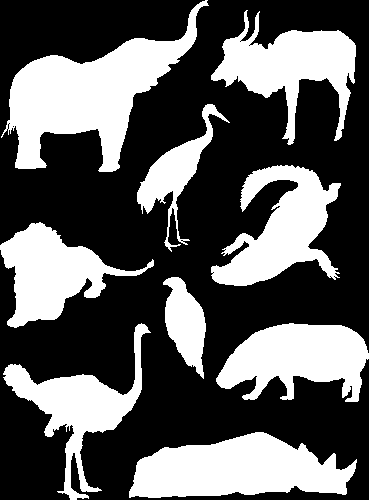
#> input picture practicasExtra/animales.png, 369 x 500 px
$ jupyter execute Bueno_1.ipynb
#> lines starting #> are read from the running program, lines starting #| are printed output that depends on the picture; after the words box and inside, x2 and y2 are one past the last pixel; in counts of white or black regions, pixels touching at a corner belong together
#> further down, imagen is the input picture: PIL image 369x500 1; 35.9% white; 9 white regions, largest, box (x1, y1, x2, y2) and area: (1, 0, 209, 172) 13146, (129, 432, 357, 498) 10201, (211, 165, 341, 286) 7951
[cell 1]
import numpy as np # importar libreria
from matplotlib import pyplot as plt

#Libreria de imagenes
from PIL import Image #Libreria de procesamiento de imagenes
import cv2
from skimage import measure

def procesado(img):


        fig1, ax1 = plt.subplots() #figura 2
        im = ax1.imshow(img)
        y = np.array(range(0))
        ax1.plot(y)
        img = Image.open("animales.png").convert('L')

        pix_val=list(img.getdata())
#> pix_val = 184500 items
        print("Maximo= ", np.max(pix_val))
#| Maximo=  255
        print("Minimo= ", np.min(pix_val))
#| Minimo=  0
        img=np.array(img)
        [n,m]=img.shape
#> n = 500; m = 369
        print(n)
#| 500
        print(m)
#| 369

        # plt.imshow(bw_img,cmap='gray')
        umbral,img_bin=cv2.threshold(img,0,255,cv2.THRESH_BINARY+cv2.THRESH_OTSU)
#> umbral = 0
        #plt.imshow(img_bin,cmap='gray')

        blobs_labels = measure.label(img_bin, background=0)
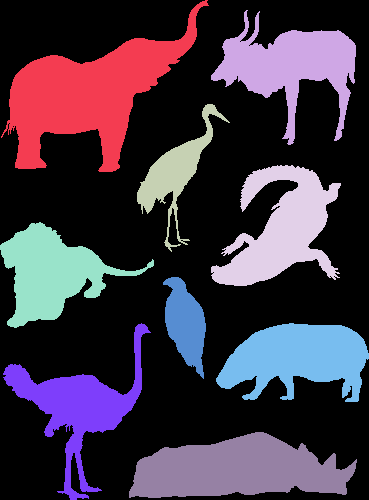
#> blobs_labels: shape (500, 369) int64; 10 distinct labels, from 0 to 9; one colour per label, 0 black

        # plt.imshow(blobs_labels, cmap="nipy_spectral")
        print("Numero de islas = ",np.max(blobs_labels))
#| Numero de islas =  9
        # plt.axis("off")

        #kernel = np.array([[0,0,1,0,0],[0,0,1,0,0],[1,1,1,1,1],[0,0,1,0,0],[0,0,1,0,0]], np.uint8)
        kernel = np.array([[1,0,1],[0,1,0],[1,0,1]], np.uint8)# el aumento del kernel no ayudo y no hizo diferencia entre menos fue mayor la exactitiud para "borrar"
        #los pelitos
        print(kernel)
        img_eroded = cv2.erode(img_bin, kernel, iterations = 5)#aqui es el limite que tenemos con la imagen lateral
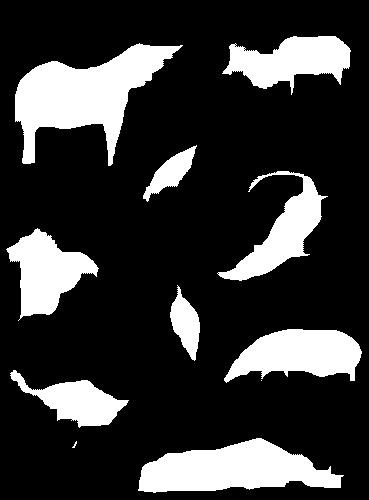
#> img_eroded: shape (500, 369); 21% white; 11 white regions (2 under 20 px), largest, box (x1, y1, x2, y2) and area: (15, 43, 183, 166) 8988, (138, 438, 344, 493) 7072, (224, 329, 362, 383) 4869
        #plt.imshow(img_eroded, cmap="gray")
        # plt.axis("off")
        umbral,img_bw = cv2.threshold(img,1,255,cv2.THRESH_BINARY+cv2.THRESH_OTSU)
        print("Umbral Otsu = ", umbral)
#| Umbral Otsu =  0.0
        # plt.imshow(img_bw,cmap="gray")
        kernel = np.array([[1,0,1],[1,0,1],[1,0,1]], np.uint8)
        img_dilate = cv2.dilate(img_bw,kernel,iterations = 0)# aqui al momento de aumentas nos regresaba el pelito que queriamos borrar, por ende fue que dejamos a 0
        #al momento en que nosotros dilabamos quitaba una parte del hueso.

        #plt.imshow(img_dilate,cmap="gray")
        blobs_labels = measure.label(img_dilate,background=0)
        print("Cantidad de islas = ", np.max(blobs_labels))
#| Cantidad de islas =  9
        # plt.axis("off")
        mask = np.where(blobs_labels == 1, 1, 0)
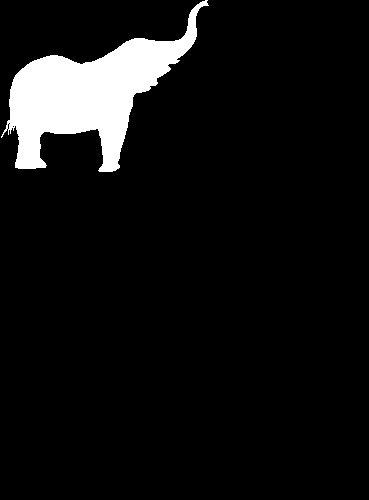
#> mask: shape (500, 369) int64; values 0 (black) and 1 (white), 7.1% white; 1 white region, box (x1, y1, x2, y2) and area: (1, 0, 209, 172) 13146
        mask = np.logical_not(mask)
        img_mask = np.copy(img)
        img_mask[mask] = 0
        # plt.imshow(img_mask)
        # plt.axis("off")


        fig, ax = plt.subplots()
        im = ax.imshow(img_mask)#figura 3
        img_graym = plt.imshow(img_mask, cmap = "gray")
        x = np.array(range(0))
        ax.plot(x)
        plt.show()
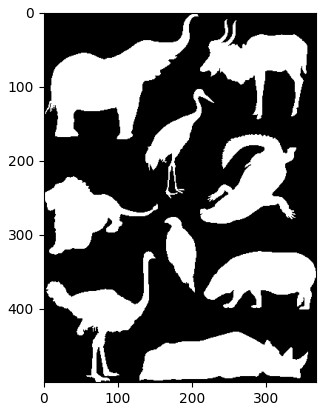
#> figure drawn by matplotlib, 1 panel
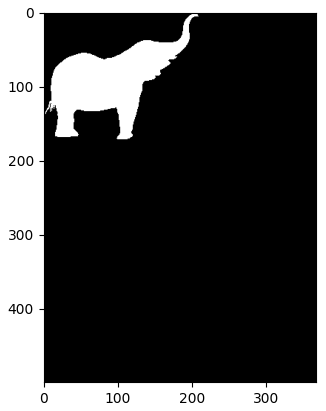
#> figure drawn by matplotlib, 1 panel

imagen= Image.open("animales.png")
procesado(imagen)

$ run again, with practicasExtra/avion.png copied over practicasExtra/animales.png
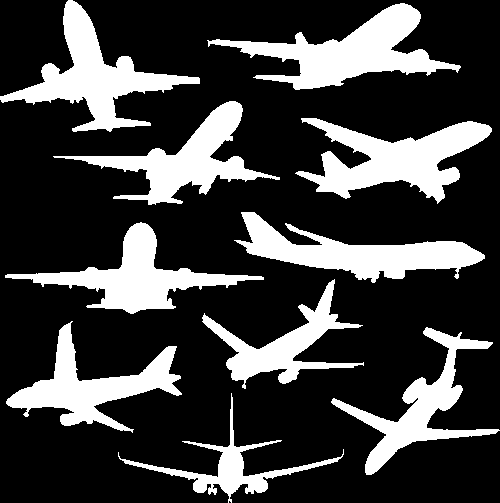
#> input picture practicasExtra/avion.png, 500 x 503 px
#> imagen is the input picture: PIL image 500x503 1; 24.6% white; 10 white regions, largest, box (x1, y1, x2, y2) and area: (207, 3, 461, 90) 7814, (295, 118, 492, 204) 7650, (0, 0, 200, 132) 7419
#> pix_val = 251500 items
#| Maximo=  255
#| Minimo=  0
#| 503
#| 500
#> umbral = 0
#> in procesado, `blobs_labels = measure.label(img_bin, background=0)`:
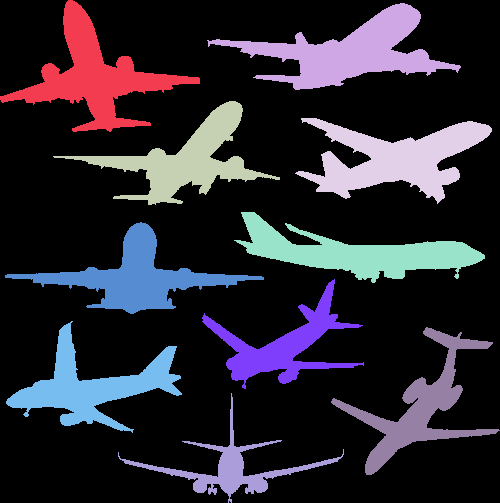
#> blobs_labels: shape (503, 500) int64; 11 distinct labels, from 0 to 10; one colour per label, 0 black
#| Numero de islas =  10
#> img_eroded: shape (503, 500); 10.1% white; 20 white regions (9 under 20 px), largest, box (x1, y1, x2, y2) and area: (248, 9, 431, 84) 3891, (324, 127, 484, 191) 3540, (30, 7, 167, 124) 3418
#| Umbral Otsu =  0.0
#| Cantidad de islas =  10
#> img_mask: shape (503, 500); 2.9% white; 1 white region, box (x1, y1, x2, y2) and area: (0, 0, 200, 132) 7419
#> in procesado, `plt.show()`:
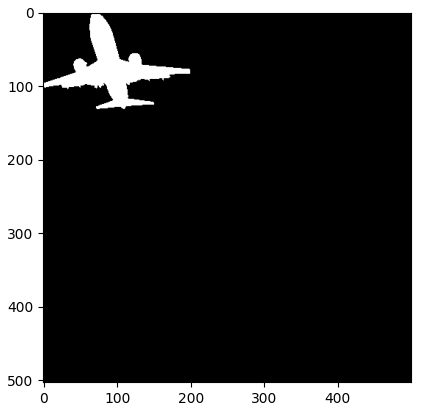
#> figure drawn by matplotlib, 1 panel

$ run again, with practicasExtra/frutas.png copied over practicasExtra/animales.png
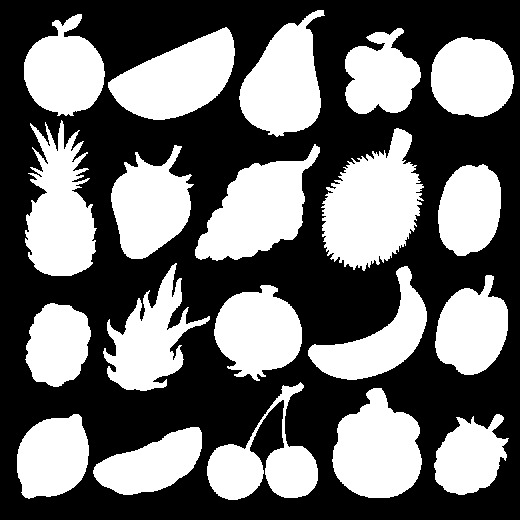
#> input picture practicasExtra/frutas.png, 520 x 520 px
#> imagen is the input picture: PIL image 520x520 1; 42.7% white; 20 white regions, largest, box (x1, y1, x2, y2) and area: (321, 128, 424, 271) 9210, (195, 144, 320, 261) 7656, (25, 120, 97, 276) 7299
#> pix_val = 270400 items
#| Maximo=  255
#| Minimo=  0
#| 520
#| 520
#> umbral = 0
#> in procesado, `blobs_labels = measure.label(img_bin, background=0)`:
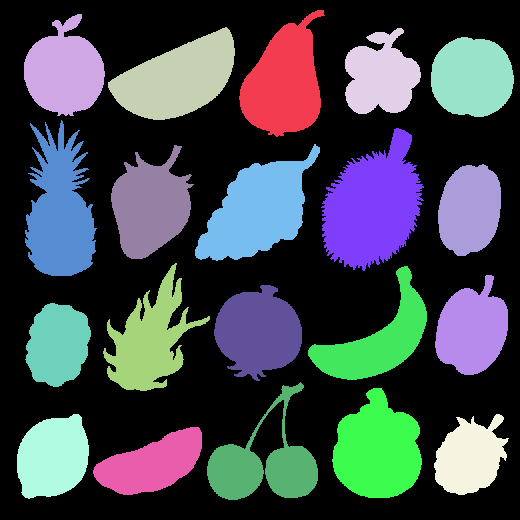
#> blobs_labels: shape (520, 520) int64; 21 distinct labels, from 0 to 20; one colour per label, 0 black
#| Numero de islas =  20
#> img_eroded: shape (520, 520); 27.5% white; 24 white regions (3 under 20 px), largest, box (x1, y1, x2, y2) and area: (329, 135, 413, 261) 6272, (201, 166, 299, 255) 5334, (338, 394, 416, 493) 5054
#| Umbral Otsu =  0.0
#| Cantidad de islas =  20
#> img_mask: shape (520, 520); 2.5% white; 1 white region, box (x1, y1, x2, y2) and area: (239, 10, 325, 137) 6711
#> in procesado, `plt.show()`:
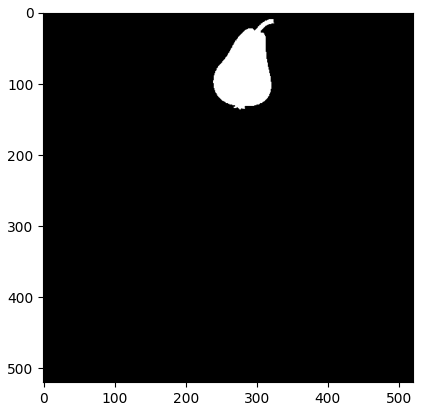
#> figure drawn by matplotlib, 1 panel

$ run again, with practicasExtra/mamo.png copied over practicasExtra/animales.png
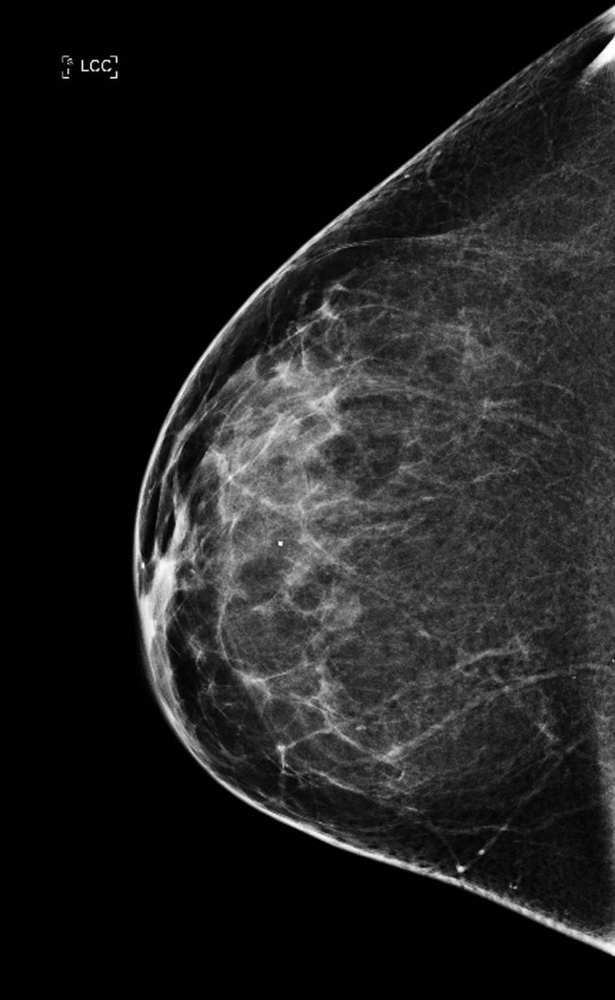
#> input picture practicasExtra/mamo.png, 615 x 1000 px, shrunk from 768 x 1248 before the run
#> imagen is the input picture: PIL image 615x1000 RGB; min 0, max 255, mean 31.7
#> pix_val = 615000 items
#| Maximo=  255
#| Minimo=  0
#| 1000
#| 615
#> in procesado, `umbral,img_bin=cv2.threshold(img,0,255,cv2.THRESH_BINARY+cv2.THRESH_OT..`:
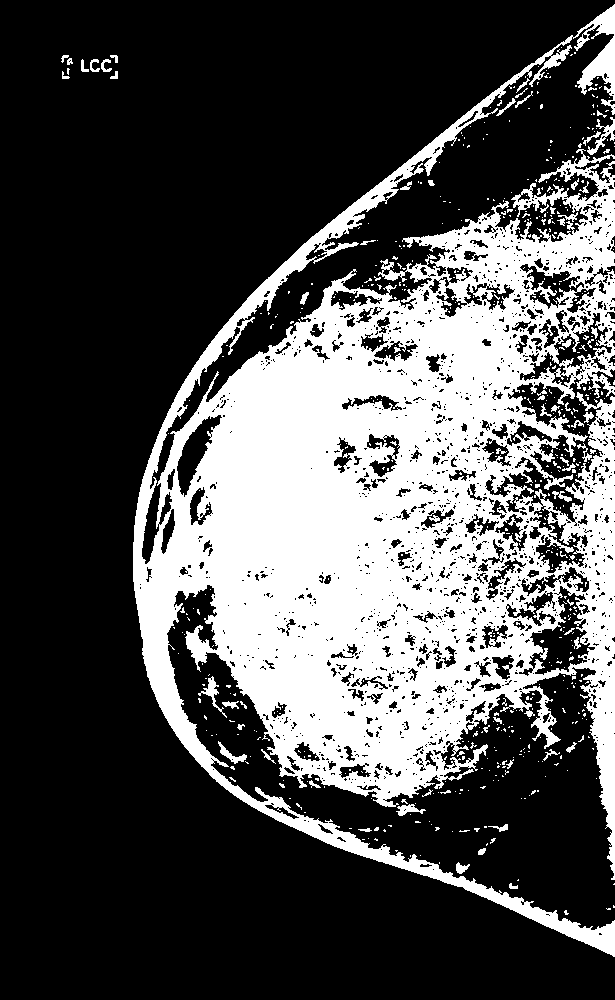
#> img_bin: shape (1000, 615); 31.2% white; 626 white regions (559 under 20 px), largest, box (x1, y1, x2, y2) and area: (133, 4, 615, 957) 185942, (587, 117, 615, 155) 285, (198, 676, 227, 718) 244
#> umbral = 45
#> blobs_labels: shape (1000, 615) int64; 627 distinct labels, from 0 to 626
#| Numero de islas =  626
#> img_eroded: shape (1000, 615); 9.3% white; 223 white regions (171 under 20 px), largest, box (x1, y1, x2, y2) and area: (141, 351, 451, 760) 47529, (406, 310, 515, 392) 2971, (598, 666, 615, 823) 1163
#| Umbral Otsu =  45.0
#| Cantidad de islas =  626
#> in procesado, `plt.show()`:
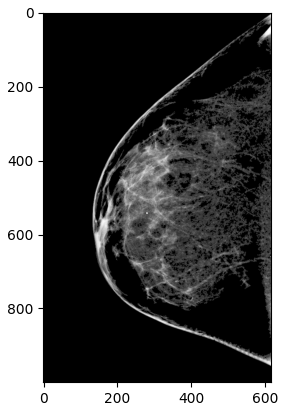
#> figure drawn by matplotlib, 1 panel
